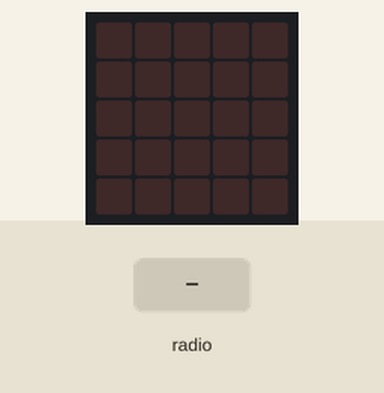
Bench run of a program on a simulated BBC micro:bit (MakeCode). Shown: the board's 5×5 LED display. Inputs (shaded band) come from the test bench. Dim RGB values are drawn brighter than linear.

Above: at 1.6 s.
1.7 s: radio message "power" arrives
At 2.5 s:
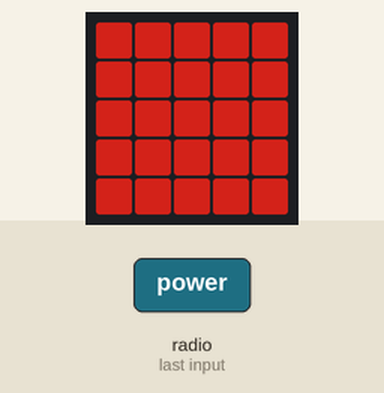
3.2 s: radio message "power" arrives
At 3.6 s:
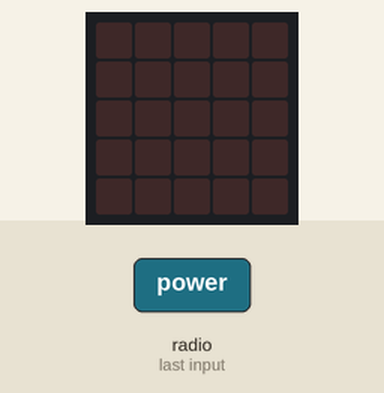
Timing chart, 0 to 6.2 s (numbered marks = the images above; inputs shaded):
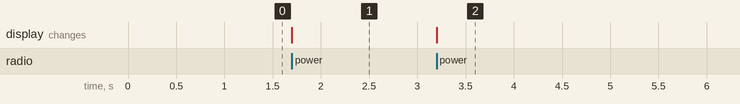

Measured:
- after the input at 1.7 s, the display: changes at once (image 1)
- after the input at 3.2 s, the display: changes at once (image 2)

The program:

main.ts
```typescript
radio.onReceivedNumber(function (receivedNumber) {
    led.setBrightness(255)
})
radio.onReceivedString(function (receivedString) {
    if (receivedString == "power") {
        entendido = !(entendido)
        led.setBrightness(125)
        led.enable(entendido)
    }
})
let entendido = false
radio.setGroup(1)
entendido = false
led.enable(entendido)
basic.showLeds(`
    # # # # #
    # # # # #
    # # # # #
    # # # # #
    # # # # #
    `)
```

test.ts
```typescript
// aquí va el archivo "tests"; esto no se compilará cuando este paquete se utilice como una extensión.
```
